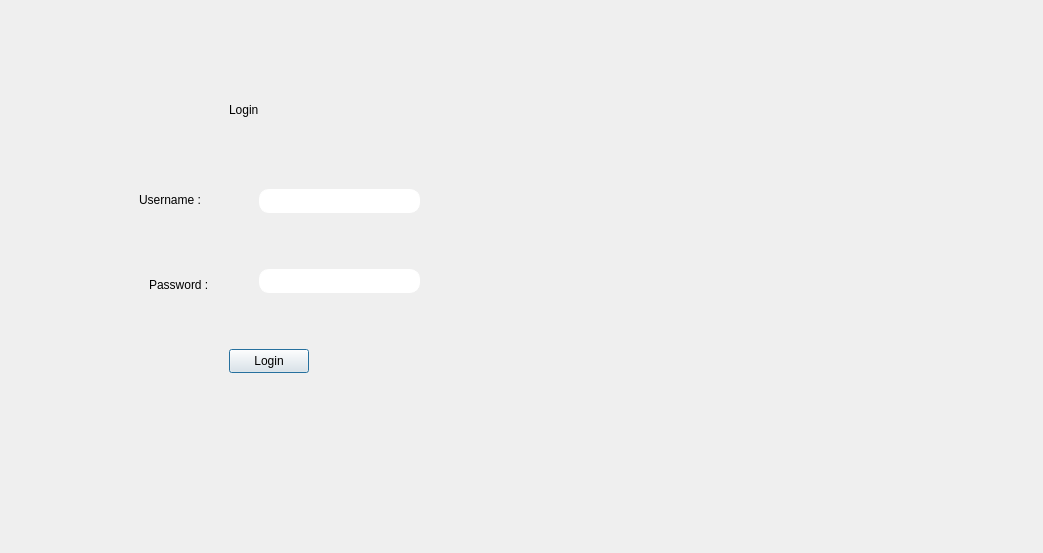
<?xml version="1.0" encoding="UTF-8"?>
<ui version="4.0">
 <class>Register</class>
 <widget class="QDialog" name="Register">
  <property name="geometry">
   <rect>
    <x>0</x>
    <y>0</y>
    <width>1043</width>
    <height>553</height>
   </rect>
  </property>
  <property name="windowTitle">
   <string>Dialog</string>
  </property>
  <widget class="QStackedWidget" name="stackedWidget">
   <property name="geometry">
    <rect>
     <x>49</x>
     <y>29</y>
     <width>691</width>
     <height>461</height>
    </rect>
   </property>
   <widget class="QWidget" name="login_page">
    <widget class="QWidget" name="widget_11" native="true">
     <property name="geometry">
      <rect>
       <x>10</x>
       <y>10</y>
       <width>531</width>
       <height>431</height>
      </rect>
     </property>
     <widget class="QLabel" name="label_11">
      <property name="geometry">
       <rect>
        <x>170</x>
        <y>20</y>
        <width>241</width>
        <height>101</height>
       </rect>
      </property>
      <property name="styleSheet">
       <string notr="true">
font: 700 40pt &quot;Times New Roman&quot;;</string>
      </property>
      <property name="text">
       <string>Login </string>
      </property>
     </widget>
     <widget class="QLineEdit" name="lineEdit_username_2">
      <property name="geometry">
       <rect>
        <x>200</x>
        <y>150</y>
        <width>161</width>
        <height>24</height>
       </rect>
      </property>
      <property name="styleSheet">
       <string notr="true">border-radius:10px;
font: 10pt &quot;Segoe UI&quot;;
border:1px solid white;</string>
      </property>
     </widget>
     <widget class="QLineEdit" name="lineEdit_password_2">
      <property name="geometry">
       <rect>
        <x>200</x>
        <y>230</y>
        <width>161</width>
        <height>24</height>
       </rect>
      </property>
      <property name="styleSheet">
       <string notr="true">border-radius:10px;
font: 10pt &quot;Segoe UI&quot;;
border:1px solid white;</string>
      </property>
      <property name="text">
       <string/>
      </property>
      <property name="echoMode">
       <enum>QLineEdit::EchoMode::PasswordEchoOnEdit</enum>
      </property>
     </widget>
     <widget class="QLabel" name="label_12">
      <property name="geometry">
       <rect>
        <x>80</x>
        <y>140</y>
        <width>111</width>
        <height>41</height>
       </rect>
      </property>
      <property name="styleSheet">
       <string notr="true">font: 700 15pt &quot;Times New Roman&quot;;</string>
      </property>
      <property name="text">
       <string>Username : </string>
      </property>
     </widget>
     <widget class="QLabel" name="label_13">
      <property name="geometry">
       <rect>
        <x>90</x>
        <y>230</y>
        <width>101</width>
        <height>31</height>
       </rect>
      </property>
      <property name="styleSheet">
       <string notr="true">font: 700 15pt &quot;Times New Roman&quot;;</string>
      </property>
      <property name="text">
       <string>Password :</string>
      </property>
     </widget>
     <widget class="QPushButton" name="pushButton_login">
      <property name="geometry">
       <rect>
        <x>170</x>
        <y>310</y>
        <width>80</width>
        <height>24</height>
       </rect>
      </property>
      <property name="text">
       <string>Login</string>
      </property>
     </widget>
    </widget>
    <widget class="QWidget" name="widget_14" native="true">
     <property name="geometry">
      <rect>
       <x>760</x>
       <y>200</y>
       <width>241</width>
       <height>611</height>
      </rect>
     </property>
     <property name="styleSheet">
      <string notr="true">background-image: url(:/QtWidgetsApplication3/download-removebg-preview.png);
background-position: center;
    background-repeat: no-repeat;
</string>
     </property>
    </widget>
   </widget>
   <widget class="QWidget" name="welcome1_page">
    <widget class="QWidget" name="widget_8" native="true">
     <property name="geometry">
      <rect>
       <x>40</x>
       <y>0</y>
       <width>551</width>
       <height>451</height>
      </rect>
     </property>
     <widget class="QLabel" name="label_21">
      <property name="geometry">
       <rect>
        <x>110</x>
        <y>10</y>
        <width>411</width>
        <height>131</height>
       </rect>
      </property>
      <property name="styleSheet">
       <string notr="true">font: 700 14pt &quot;Terminal&quot;;</string>
      </property>
      <property name="text">
       <string>WELCOME TO CAIRO RIDE PROGRAM</string>
      </property>
     </widget>
     <widget class="QPushButton" name="create_button">
      <property name="geometry">
       <rect>
        <x>180</x>
        <y>133</y>
        <width>211</width>
        <height>51</height>
       </rect>
      </property>
      <property name="styleSheet">
       <string notr="true">border-radius:10px;
font: 10pt &quot;Segoe UI&quot;;
border:1px solid white;
</string>
      </property>
      <property name="text">
       <string>create a new account</string>
      </property>
     </widget>
     <widget class="QPushButton" name="login_button">
      <property name="geometry">
       <rect>
        <x>180</x>
        <y>220</y>
        <width>211</width>
        <height>51</height>
       </rect>
      </property>
      <property name="styleSheet">
       <string notr="true">border-radius:10px;
font: 10pt &quot;Segoe UI&quot;;
border:1px solid white;
</string>
      </property>
      <property name="text">
       <string>Login to your account</string>
      </property>
     </widget>
    </widget>
    <widget class="QWidget" name="widget_9" native="true">
     <property name="geometry">
      <rect>
       <x>570</x>
       <y>60</y>
       <width>241</width>
       <height>451</height>
      </rect>
     </property>
     <property name="styleSheet">
      <string notr="true">background-image: url(:/QtWidgetsApplication3/download-removebg-preview.png);
background-position: center;
    background-repeat: no-repeat;
</string>
     </property>
    </widget>
    <widget class="QPushButton" name="exit01">
     <property name="geometry">
      <rect>
       <x>660</x>
       <y>640</y>
       <width>80</width>
       <height>24</height>
      </rect>
     </property>
     <property name="text">
      <string>exit program</string>
     </property>
    </widget>
   </widget>
   <widget class="QWidget" name="signin_page">
    <widget class="QWidget" name="widget_12" native="true">
     <property name="geometry">
      <rect>
       <x>240</x>
       <y>-30</y>
       <width>401</width>
       <height>621</height>
      </rect>
     </property>
     <widget class="QLineEdit" name="lineEdit_username_3">
      <property name="geometry">
       <rect>
        <x>180</x>
        <y>150</y>
        <width>161</width>
        <height>24</height>
       </rect>
      </property>
      <property name="styleSheet">
       <string notr="true">border-radius:10px;
font: 10pt &quot;Segoe UI&quot;;
border:1px solid white;</string>
      </property>
     </widget>
     <widget class="QLineEdit" name="lineEdit_password_3">
      <property name="geometry">
       <rect>
        <x>180</x>
        <y>210</y>
        <width>171</width>
        <height>24</height>
       </rect>
      </property>
      <property name="styleSheet">
       <string notr="true">border-radius:10px;
font: 10pt &quot;Segoe UI&quot;;
border:1px solid white;</string>
      </property>
      <property name="echoMode">
       <enum>QLineEdit::EchoMode::PasswordEchoOnEdit</enum>
      </property>
     </widget>
     <widget class="QLabel" name="label_15">
      <property name="geometry">
       <rect>
        <x>70</x>
        <y>140</y>
        <width>101</width>
        <height>41</height>
       </rect>
      </property>
      <property name="styleSheet">
       <string notr="true">font: 700 15pt &quot;Times New Roman&quot;;</string>
      </property>
      <property name="text">
       <string>Username : </string>
      </property>
     </widget>
     <widget class="QLabel" name="label_16">
      <property name="geometry">
       <rect>
        <x>60</x>
        <y>200</y>
        <width>101</width>
        <height>31</height>
       </rect>
      </property>
      <property name="styleSheet">
       <string notr="true">font: 700 15pt &quot;Times New Roman&quot;;</string>
      </property>
      <property name="text">
       <string>Password :</string>
      </property>
     </widget>
     <widget class="QLabel" name="label_17">
      <property name="geometry">
       <rect>
        <x>50</x>
        <y>230</y>
        <width>121</width>
        <height>16</height>
       </rect>
      </property>
      <property name="text">
       <string>(8 characters or more)</string>
      </property>
     </widget>
     <widget class="QLabel" name="label_18">
      <property name="geometry">
       <rect>
        <x>70</x>
        <y>270</y>
        <width>81</width>
        <height>21</height>
       </rect>
      </property>
      <property name="styleSheet">
       <string notr="true">font: 700 15pt &quot;Times New Roman&quot;;</string>
      </property>
      <property name="text">
       <string>Email :</string>
      </property>
     </widget>
     <widget class="QLabel" name="label_19">
      <property name="geometry">
       <rect>
        <x>20</x>
        <y>300</y>
        <width>381</width>
        <height>20</height>
       </rect>
      </property>
      <property name="text">
       <string>(it must have name followed by &quot;@gmail.com&quot;)</string>
      </property>
     </widget>
     <widget class="QLineEdit" name="lineEdit_email">
      <property name="geometry">
       <rect>
        <x>160</x>
        <y>270</y>
        <width>191</width>
        <height>24</height>
       </rect>
      </property>
      <property name="styleSheet">
       <string notr="true">border-radius:10px;
font: 10pt &quot;Segoe UI&quot;;
border:1px solid white;</string>
      </property>
     </widget>
     <widget class="QLabel" name="label_20">
      <property name="geometry">
       <rect>
        <x>40</x>
        <y>350</y>
        <width>151</width>
        <height>16</height>
       </rect>
      </property>
      <property name="styleSheet">
       <string notr="true">font: 700 15pt &quot;Times New Roman&quot;;</string>
      </property>
      <property name="text">
       <string>Enter Balance : </string>
      </property>
     </widget>
     <widget class="QLineEdit" name="lineEdit_balance">
      <property name="geometry">
       <rect>
        <x>200</x>
        <y>350</y>
        <width>113</width>
        <height>24</height>
       </rect>
      </property>
      <property name="styleSheet">
       <string notr="true">border-radius:10px;
font: 10pt &quot;Segoe UI&quot;;
border:1px solid white;</string>
      </property>
     </widget>
     <widget class="QPushButton" name="pushButton_sign">
      <property name="geometry">
       <rect>
        <x>150</x>
        <y>400</y>
        <width>80</width>
        <height>24</height>
       </rect>
      </property>
      <property name="text">
       <string>Sign in</string>
      </property>
     </widget>
    </widget>
    <widget class="QLabel" name="label_14">
     <property name="geometry">
      <rect>
       <x>260</x>
       <y>0</y>
       <width>381</width>
       <height>101</height>
      </rect>
     </property>
     <property name="styleSheet">
      <string notr="true">
font: 700 30pt &quot;Times New Roman&quot;;</string>
     </property>
     <property name="text">
      <string>Create New Account </string>
     </property>
    </widget>
   </widget>
  </widget>
 </widget>
 <resources/>
 <connections/>
</ui>
